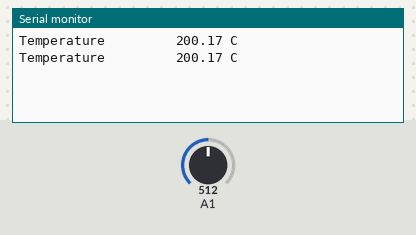
Recording of a sketch running on a simulated Arduino Uno, built with avr-gcc and run on an emulated ATmega328P. On the bench: the last lines printed to the serial monitor. The inputs (shaded band) are chosen by the test bench; at power-on: A1 = 512.

Above: at 1.8 s.
1.9 s: A1 set to 716
At 2.8 s:
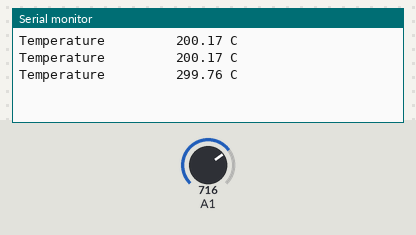
3.4 s: A1 set to 900
At 4.4 s:
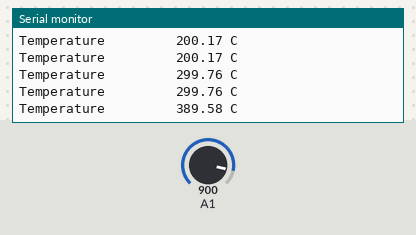
Timing chart, 0 to 6.4 s (numbered marks = the images above; inputs shaded):
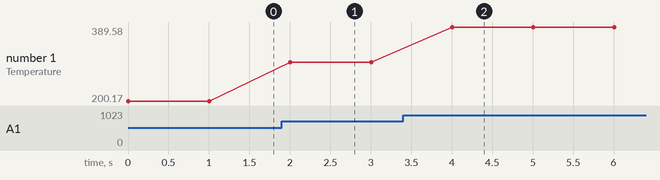

The sketch:

temperature.ino
```cpp
// C++ code
//
void setup()
{
  Serial.begin(9600);
  pinMode(A1, INPUT);
}

void loop()
{
  Serial.print("Temperature         ");
  Serial.print((-40 + 0.488155 * (analogRead(A1) - 20)));
  Serial.println(" C");
  delay(1000); // Wait for 1000 millisecond(s)
}
```

Measured:
- after the input at 1.9 s, the serial monitor: prints a new line after 0.10 s (image 1)
- after the input at 3.4 s, the serial monitor: prints a new line after 0.60 s (image 2)
- plotted number 1: 200.17 → 299.76 after the input at 1.9 s, 299.76 → 389.58 after the input at 3.4 s
